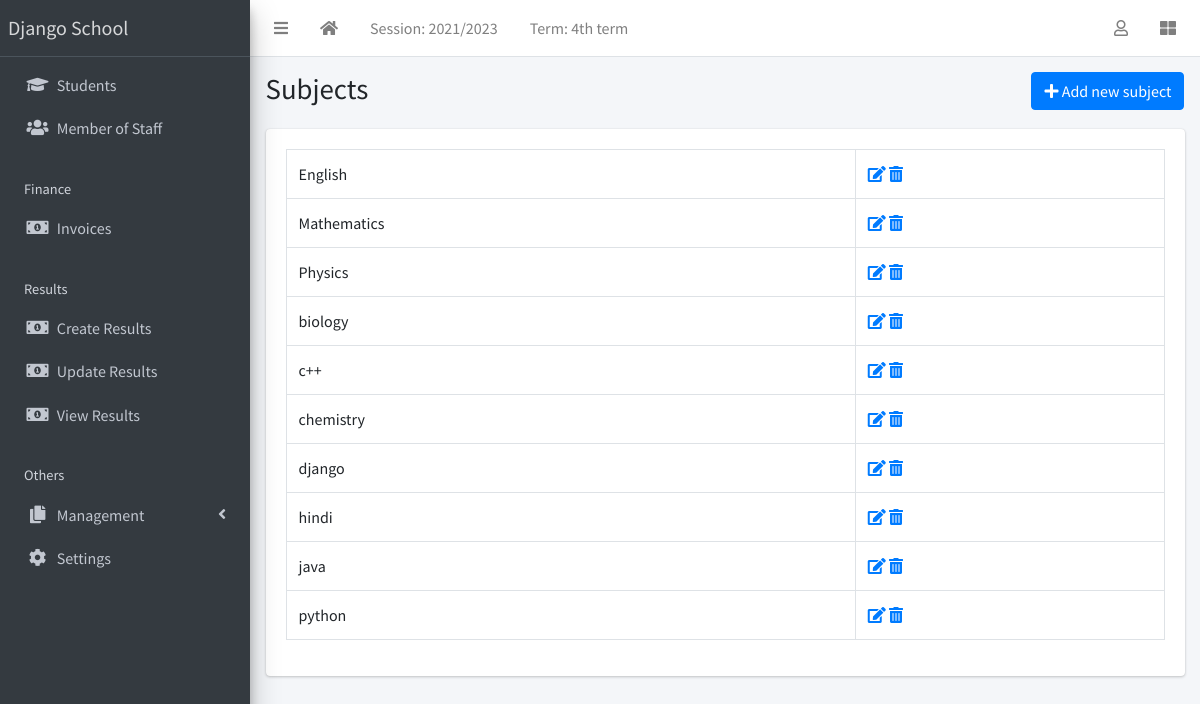
The app's page /subject/list/ (signed in) with its own data.
### apps/corecode/models.py (models this page shows, shortened)
class AcademicSession(models.Model):
    name = models.CharField(max_length=200, unique=True)
    current = models.BooleanField(default=True)
    class Meta:
        ordering = ["-name"]

class AcademicTerm(models.Model):
    name = models.CharField(max_length=20, unique=True)
    current = models.BooleanField(default=True)
    class Meta:
        ordering = ["name"]

class SiteConfig(models.Model):
    key = models.SlugField()
    value = models.CharField(max_length=200)

class Subject(models.Model):
    name = models.CharField(max_length=200, unique=True)
    class Meta:
        ordering = ["name"]
    def __str__(self):
        return self.name

### apps/corecode/views.py (the view)
# urls.py: path("subject/list/", SubjectListView.as_view(), name="subjects"),
class SubjectListView(LoginRequiredMixin, SuccessMessageMixin, ListView):
    model = Subject
    template_name = "corecode/subject_list.html"
    def get_context_data(self, **kwargs):
        context = super().get_context_data(**kwargs)
        context["form"] = SubjectForm()
        return context

### apps/corecode/context_processors.py (called while the page is built)
def site_defaults(request):
    current_session = AcademicSession.objects.get(current=True)
    current_term = AcademicTerm.objects.get(current=True)
    vals = SiteConfig.objects.all()
    contexts = {
        "current_session": current_session.name,
        "current_term": current_term.name,
    }
    for val in vals:
        contexts[val.key] = val.value
    return contexts

### apps/corecode/templates/corecode/subject_list.html (shortened to what this page needs)
{% extends 'base.html' %}
{% load widget_tweaks %}
{% block title %}
Subjects
{% endblock title %}
{% block breadcrumb %}
  <a class="btn btn-primary" href="#" data-toggle="modal" data-target="#modal1">
    <i class="fa fa-plus"></i>
    Add new subject
  </a>
{% endblock breadcrumb %}
{% block content %}
  <div class="row">
    <div class="col-sm-12">
        <table class="table table-bordered">
          <tbody>
            {% for object in object_list %}
            <tr>
              <td>{{ object }}</td>
              <td><a href="{% url 'subject-update' object.id %}"><i
                    class="fa fa-edit"></i></a> <a
                  href="{% url 'subject-delete' object.id %}"><i
                    class="fa fa-trash-alt"></i></a></td>
            </tr>
            {% endfor %}
          </tbody>
        </table>
    </div>
  </div>
{% endblock content %}

### templates/base.html (shortened to what this page needs)
{% load static %}
<!DOCTYPE html>
<html lang="en">
<head>
  <link rel="stylesheet" href="{% static 'plugins/fontawesome-free/css/all.min.css' %}">
  <link rel="stylesheet" href="{% static 'plugins/toastr/toastr.min.css' %}">
  <link rel="stylesheet"
    href="{% static 'plugins/overlayScrollbars/css/OverlayScrollbars.min.css' %}">
  <link rel="stylesheet" href="{% static 'plugins/Datatables/datatables.min.css' %}" />
  <link rel="stylesheet" href="{% static 'dist/css/adminlte.min.css' %}">
</head>
<body
  class="hold-transition sidebar-mini layout-fixed layout-navbar-fixed layout-footer-fixed">
  <div class="wrapper">
    <nav class="main-header navbar navbar-expand navbar-white navbar-light">
      <ul class="navbar-nav">
        <li class="nav-item">
          <a class="nav-link" data-widget="pushmenu" href="#" role="button"><i
              class="fas fa-bars"></i></a>
        </li>
        <li class="nav-item d-none d-sm-inline-block">
          <a href="{% url 'home' %} " class="nav-link"><i class="fa fa-home"></i></a>
        </li>
        <li class="nav-item d-none d-sm-inline-block">
          <a href="{% url 'current-session' %}" class="nav-link">Session: {{ current_session }}</a>
        </li>
        <li class="nav-item d-none d-sm-inline-block">
          <a href="{% url 'current-session' %}" class="nav-link">Term: {{ current_term }}</a>
        </li>
      </ul>
      <ul class="navbar-nav ml-auto">
        <li class="nav-item dropdown">
          <a class="nav-link" data-toggle="dropdown" href="#">
            <i class="far fa-user"></i>
          </a>
        </li>
        <li class="nav-item">
          <a class="nav-link" data-widget="control-sidebar" data-slide="true"
            href="#" role="button"><i class="fas fa-th-large"></i></a>
        </li>
      </ul>
    </nav>
    <aside class="main-sidebar sidebar-dark-primary elevation-4">
      <a href="{% url 'home' %}" class="brand-link">{{ school_name | default:"MySchool" }}</a>
      <div class="sidebar">
        <nav class="mt-2">
          <ul class="nav nav-pills nav-sidebar flex-column"
            data-widget="treeview" role="menu" data-accordion="false">
            <li class="nav-item">
              <a href="{% url 'student-list' %}" class="nav-link">
                <i class="nav-icon fas fa-graduation-cap"></i>
                <p>
                  Students
                </p>
              </a>
            </li>
            <li class="nav-item">
              <a href="{% url 'staff-list' %}" class="nav-link">
                <i class="nav-icon fas fa-users"></i>
                <p>
                  Member of Staff
                </p>
              </a>
            </li>
            <li class="nav-header">Finance</li>
            <li class="nav-item">
              <a href="{% url 'invoice-list' %}" class="nav-link">
                <i class="nav-icon fas fa-money-bill-alt"></i>
                <p>
                  Invoices
                </p>
              </a>
            </li>
            <li class="nav-header">Results</li>
            <li class="nav-item">
              <a href="{% url 'create-result' %}" class="nav-link">
                <i class="nav-icon fas fa-money-bill-alt"></i>
                <p>
                  Create Results
                </p>
              </a>
            </li>
            <li class="nav-item">
              <a href="{% url 'edit-results' %}" class="nav-link">
                <i class="nav-icon fas fa-money-bill-alt"></i>
                <p>
                  Update Results
                </p>
              </a>
            </li>
            <li class="nav-item">
              <a href="{% url 'view-results' %}" class="nav-link">
                <i class="nav-icon fas fa-money-bill-alt"></i>
                <p>
                  View Results
                </p>
              </a>
            </li>
            <li class="nav-header">Others</li>
            <li class="nav-item has-treeview">
              <a href="#" class="nav-link">
                <i class="nav-icon fas fa-copy"></i>
                <p>
                  Management
                  <i class="fas fa-angle-left right"></i>
                </p>
              </a>
            </li>
            <li class="nav-item">
              <a href="{% url 'configs' %}" class="nav-link">
                <i class="nav-icon fas fa-cog"></i>
                <p>
                  Settings
                </p>
              </a>
            </li>
          </ul>
        </nav>
      </div>
    </aside>
    <div class="content-wrapper">
      <section class="content-header">
        <div class="container-fluid">
          <div class="row mb-1">
            <div class="col-sm-8">
              <h1>{% block title %}{% endblock title %}</h1>
            </div>
            <div class="col-sm-4">
              <ol class="breadcrumb float-sm-right">
                <li class="breadcrumb-item">{% block breadcrumb %}{% endblock breadcrumb %}</li>
              </ol>
            </div>
          </div>
        </div>
      </section>
      <section class="content">
        <div class="container-fluid">
          <div class="row">
            <div class="col-md-12">
              {% block fullcard %}
              <div class="card">
                <div class="card-body">
                  <div class="row">
                    <div class="col">
                      {% block content %}
                      {% endblock content %}
                    </div>
                  </div>
                </div>
              </div>
              {% endblock fullcard %}
            </div>
          </div>
        </div>
      </section>
    </div>
  </div>
</body>
</html>

### records on screen
AcademicSession: name "2021/2023"
AcademicTerm: name "4th term"
SiteConfig: value "Django School"
Subject: name "English"
Subject: name "Mathematics"
Subject: name "Physics"
Subject: name "biology"
Subject: name "c++"
Subject: name "chemistry"
Subject: name "django"
Subject: name "hindi"
Subject: name "java"
Subject: name "python"
